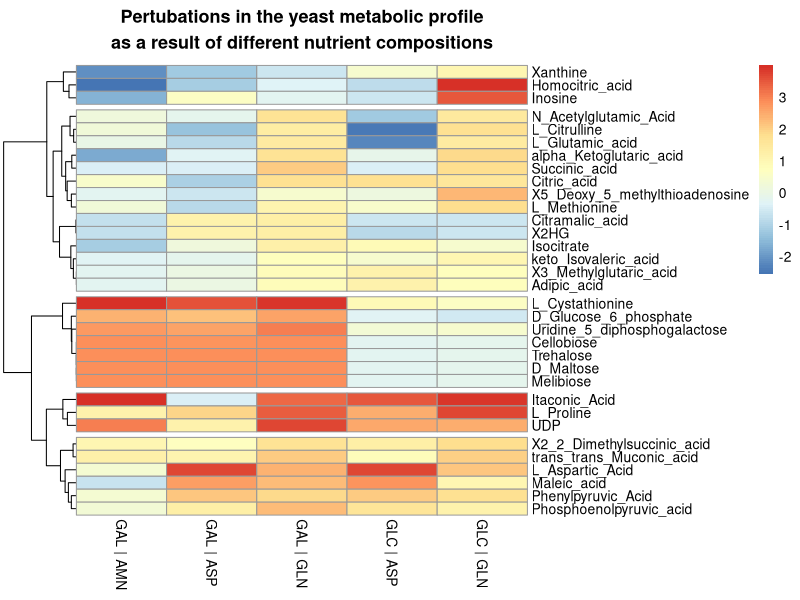

Write the R code that produced this figure.
library('dplyr')
library('pheatmap')


# Read and process CSV for plotting on cluster map
data <- read.csv('data/log2_nutrient_mean.csv')
# Ward Hierarchical Clustering
rownames(data) <- data$Sample.Group
data$Sample.Group <- NULL
data <- mutate_all(data, function(x) as.numeric(as.character(x)))

# Plot heatmap using ward.D2 clustering method employing Manhattan clustering by row
pheatmap(as.matrix(t(data)),
    cutree_rows=5,
    cluster_rows=T,
    cluster_cols=F,
    clustering_method="ward.D2",
    clustering_distance_rows="manhattan",
    main="Pertubations in the yeast metabolic profile\nas a result of different nutrient compositions")
